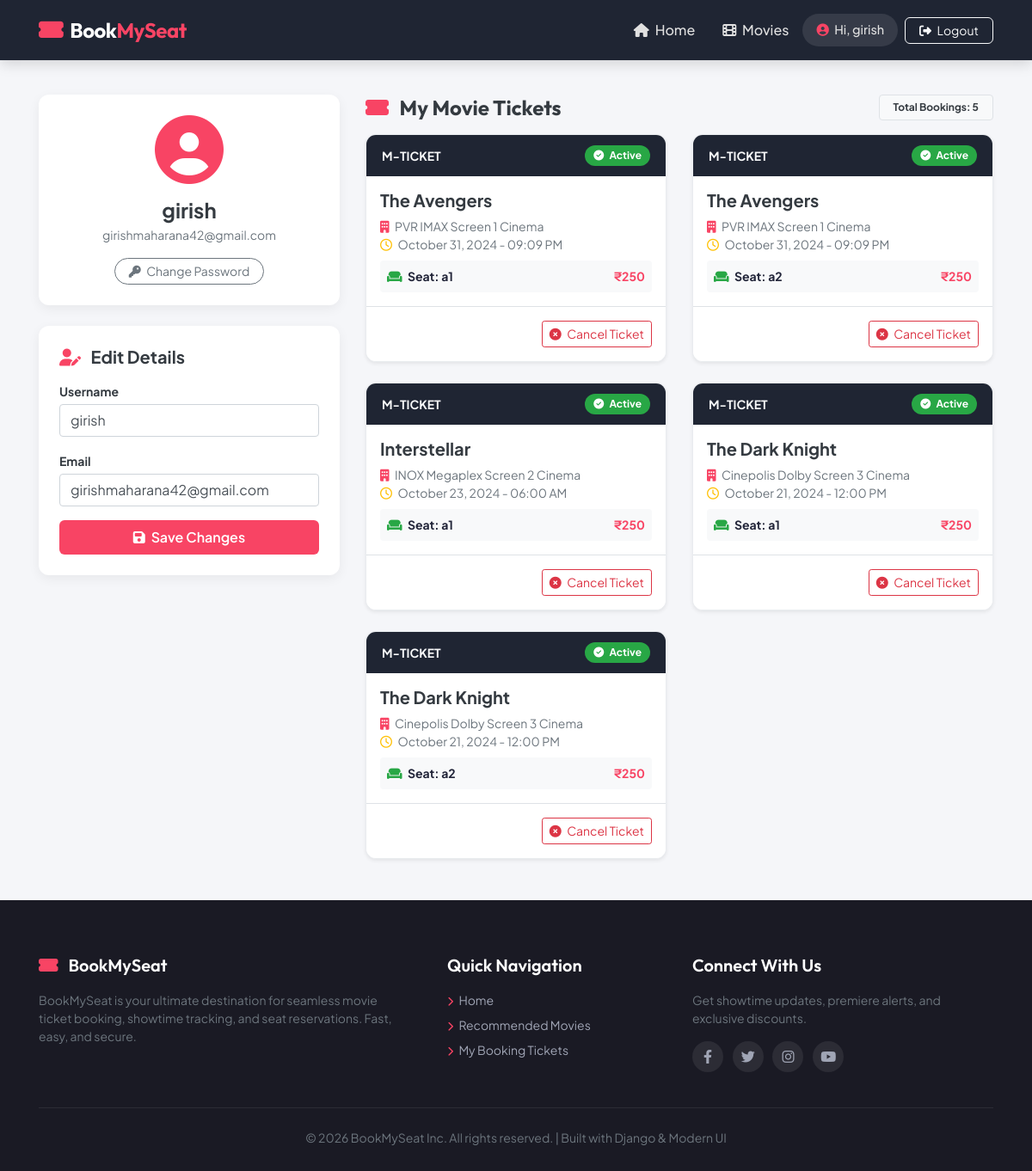
The page /users/profile/ (signed in) on the database its author committed.
### movies/models.py (models this page shows, shortened)
class Booking(models.Model):
    STATUS_CHOICES = (
        ('BOOKED', 'Booked'),
        ('CANCELLED', 'Cancelled'),
    )
    user = models.ForeignKey(User, on_delete=models.CASCADE)
    seat = models.ForeignKey(Seat, on_delete=models.CASCADE)  # Changed OneToOneField to ForeignKey so seat can be re-booked after cancellation if needed
    movie = models.ForeignKey(Movie, on_delete=models.CASCADE)
    theater = models.ForeignKey(Theater, on_delete=models.CASCADE)
    price = models.DecimalField(max_digits=7, decimal_places=2, default=250.00)
    status = models.CharField(max_length=20, choices=STATUS_CHOICES, default='BOOKED')
    booked_at = models.DateTimeField(auto_now_add=True)

class Movie(models.Model):
    name= models.CharField(max_length=255)
    image= models.ImageField(upload_to="movies/")
    rating = models.DecimalField(max_digits=3,decimal_places=1)
    cast= models.TextField()
    description= models.TextField(blank=True,null=True) # optional

class Theater(models.Model):
    name = models.CharField(max_length=255)
    movie = models.ForeignKey(Movie, on_delete=models.CASCADE, related_name='theaters')
    time = models.DateTimeField()
    price = models.DecimalField(max_digits=7, decimal_places=2, default=250.00)

class Seat(models.Model):
    theater = models.ForeignKey(Theater, on_delete=models.CASCADE, related_name='seats')
    seat_number = models.CharField(max_length=10)
    is_booked = models.BooleanField(default=False)

### users/views.py (the view)
# urls.py: path('profile/', profile, name='profile'),
@login_required
def profile(request):
    bookings= Booking.objects.filter(user=request.user)
    if request.method == 'POST':
        u_form = UserUpdateForm(request.POST, instance=request.user)
        if u_form.is_valid():
            u_form.save()
            return redirect('profile')
    else:
        u_form = UserUpdateForm(instance=request.user)
    return render(request, 'users/profile.html', {'u_form': u_form,'bookings':bookings})

### users/forms.py
class UserUpdateForm(forms.ModelForm):
    email = forms.EmailField()
    class Meta:
        model = User
        fields = ['username', 'email']

### templates/users/profile.html (shortened to what this page needs)
{% extends "users/basic.html" %}
{% block content %}
<div class="container py-4">
  <div class="row">
    <div class="col-lg-4 mb-4">
      <div class="profile-card p-4 text-center">
        <div class="mb-3">
          <i class="fas fa-user-circle fa-5x text-danger" style="color: #f84464 !important;"></i>
        </div>
        <h4 class="font-weight-bold text-dark mb-1">{{ user.username }}</h4>
        <p class="text-muted small mb-3">{{ user.email|default:"User Email" }}</p>
        <div class="d-flex justify-content-center">
          <a href="{% url 'reset-password' %}" class="btn btn-outline-secondary btn-sm rounded-pill px-3">
            <i class="fas fa-key me-1 mr-1"></i> Change Password
          </a>
        </div>
      </div>
      <div class="profile-card p-4 mt-4">
        <h5 class="font-weight-bold text-dark mb-3">
          <i class="fas fa-user-edit text-danger me-2 mr-2" style="color: #f84464 !important;"></i> Edit Details
        </h5>
        <form method="POST">
          {% for field in u_form %}
            <div class="form-group">
              <label for="{{ field.id_for_label }}" class="small font-weight-bold text-dark mb-1">{{ field.label }}</label>
              <input
                type="{% if field.name == 'email' %}email{% else %}text{% endif %}"
                name="{{ field.name }}"
                id="{{ field.id_for_label }}"
                value="{{ field.value|default:'' }}"
                class="form-control"
              >
            </div>
          {% endfor %}
          <button type="submit" class="btn btn-bms btn-block">
            <i class="fas fa-save me-1 mr-1"></i> Save Changes
          </button>
        </form>
      </div>
    </div>
    <div class="col-lg-8">
      <div class="d-flex justify-content-between align-items-center mb-3">
        <h4 class="font-weight-bold text-dark mb-0" style="font-family: 'Outfit', sans-serif;">
          <i class="fas fa-ticket-alt text-danger me-2 mr-2" style="color: #f84464 !important;"></i> My Movie Tickets
        </h4>
        <span class="badge badge-light border px-3 py-2 font-weight-bold text-dark">
          Total Bookings: {{ bookings|length }}
        </span>
      </div>
      {% if bookings %}
        <div class="row">
          {% for booking in bookings %}
            <div class="col-md-6 mb-4">
              <div class="ticket-card shadow-sm h-100 d-flex flex-column justify-content-between">
                <div>
                  <div class="ticket-stub-header d-flex justify-content-between align-items-center">
                    <span class="small text-uppercase font-weight-bold text-light">M-Ticket</span>
                    {% if booking.status == 'BOOKED' %}
                      <span class="status-badge-booked"><i class="fas fa-check-circle mr-1"></i> Active</span>
                    {% else %}
                      <span class="status-badge-cancelled"><i class="fas fa-ban mr-1"></i> Cancelled</span>
                    {% endif %}
                  </div>
                  <div class="p-3">
                    <h5 class="font-weight-bold text-dark mb-2">{{ booking.movie.name }}</h5>
                    <p class="small text-muted mb-2">
                      <i class="fas fa-building text-danger me-1 mr-1" style="color: #f84464 !important;"></i> {{ booking.theater.name }} Cinema<br>
                      <i class="far fa-clock text-warning me-1 mr-1"></i> {{ booking.theater.time|date:"F d, Y - h:i A" }}
                    </p>
                    <div class="d-flex justify-content-between align-items-center bg-light p-2 rounded">
                      <span class="small font-weight-bold"><i class="fas fa-couch text-success me-1 mr-1"></i> Seat: {{ booking.seat.seat_number }}</span>
                      <span class="small font-weight-bold text-danger" style="color: #f84464 !important;">₹{{ booking.price|floatformat:0 }}</span>
                    </div>
                  </div>
                </div>
                <div class="p-3 bg-white border-top text-right">
                  {% if booking.status == 'BOOKED' %}
                    <form method="POST" action="{% url 'cancel_booking' booking.id %}" onsubmit="return confirm('Are you sure you want to cancel seat {{ booking.seat.seat_number }}?');">
                      <button type="submit" class="btn btn-outline-danger btn-sm">
                        <i class="fas fa-times-circle me-1 mr-1"></i> Cancel Ticket
                      </button>
                    </form>
                  {% else %}
                    <span class="small text-muted font-italic">Ticket Cancelled</span>
                  {% endif %}
                </div>
              </div>
            </div>
          {% endfor %}
        </div>
      {% endif %}
    </div>
  </div>
</div>
{% endblock %}

### templates/users/basic.html (shortened to what this page needs)
<!DOCTYPE html>
<html lang="en">
  <head>
    <link rel="stylesheet" href="https://cdn.jsdelivr.net/npm/bootstrap@4.6.2/dist/css/bootstrap.min.css">
    <link rel="stylesheet" href="https://cdnjs.cloudflare.com/ajax/libs/font-awesome/6.4.0/css/all.min.css">
  </head>
  <body>
    <nav class="navbar navbar-expand-lg navbar-dark navbar-bms sticky-top">
      <div class="container">
        <a class="navbar-brand navbar-brand-text d-flex align-items-center" href="/">
          <i class="fas fa-ticket-alt text-danger me-2 mr-2" style="font-size: 1.6rem; color: var(--primary-color) !important;"></i>
          Book<span>MySeat</span>
        </a>
        <div class="collapse navbar-collapse" id="bmsNavbar">
          <ul class="navbar-nav ml-auto align-items-center">
            <li class="nav-item">
              <a class="nav-link nav-link-custom" href="/"><i class="fas fa-home me-1 mr-1"></i> Home</a>
            </li>
            <li class="nav-item">
              <a class="nav-link nav-link-custom" href="{% url 'movie_list' %}"><i class="fas fa-film me-1 mr-1"></i> Movies</a>
            </li>
            {% if user.is_authenticated %}
            <li class="nav-item me-2 mr-2">
              <a class="nav-link nav-link-custom user-badge d-inline-block" href="{% url 'profile' %}">
                <i class="fas fa-user-circle me-1 mr-1 text-danger" style="color: var(--primary-color) !important;"></i> Hi, {{ user.username }}
              </a>
            </li>
            <li class="nav-item">
              <form method="POST" action="{% url 'logout' %}" class="d-inline">
                <button type="submit" class="btn btn-outline-light btn-sm px-3" style="border-radius: 6px;">
                  <i class="fas fa-sign-out-alt me-1 mr-1"></i> Logout
                </button>
              </form>
            </li>
            {% endif %}
          </ul>
        </div>
      </div>
    </nav>
    <main class="flex-grow-1">
      {% block content %}{% endblock %}
    </main>
    <footer class="footer-bms">
      <div class="container">
        <div class="row py-4">
          <div class="col-md-5 mb-4 mb-md-0">
            <h5><i class="fas fa-ticket-alt text-danger me-2 mr-2" style="color: var(--primary-color) !important;"></i> BookMySeat</h5>
            <p class="small text-muted pr-md-4">
              BookMySeat is your ultimate destination for seamless movie ticket booking, showtime tracking, and seat reservations. Fast, easy, and secure.
            </p>
          </div>
          <div class="col-md-3 mb-4 mb-md-0">
            <h5>Quick Navigation</h5>
            <ul class="list-unstyled small">
              <li class="mb-2"><a href="/"><i class="fas fa-chevron-right me-1 mr-1 text-danger" style="font-size:0.7rem; color:var(--primary-color)!important;"></i> Home</a></li>
              <li class="mb-2"><a href="{% url 'movie_list' %}"><i class="fas fa-chevron-right me-1 mr-1 text-danger" style="font-size:0.7rem; color:var(--primary-color)!important;"></i> Recommended Movies</a></li>
              <li class="mb-2"><a href="{% url 'profile' %}"><i class="fas fa-chevron-right me-1 mr-1 text-danger" style="font-size:0.7rem; color:var(--primary-color)!important;"></i> My Booking Tickets</a></li>
            </ul>
          </div>
          <div class="col-md-4">
            <h5>Connect With Us</h5>
            <p class="small text-muted">Get showtime updates, premiere alerts, and exclusive discounts.</p>
            <div>
              <a href="#" class="social-circle"><i class="fab fa-facebook-f"></i></a>
              <a href="#" class="social-circle"><i class="fab fa-twitter"></i></a>
              <a href="#" class="social-circle"><i class="fab fa-instagram"></i></a>
              <a href="#" class="social-circle"><i class="fab fa-youtube"></i></a>
            </div>
          </div>
        </div>
        <hr style="border-color: rgba(255,255,255,0.08);" />
        <div class="text-center small py-2 text-muted">
          &copy; 2026 BookMySeat Inc. All rights reserved. | Built with Django & Modern UI
        </div>
      </div>
    </footer>
  </body>
</html>

### templates/users/basic.html (style rules this page uses)
:root { --primary-color: #f84464; --primary-hover: #d93b57; --dark-bg: #1a1a24; --card-bg: #ffffff; --text-dark: #222539; --text-muted: #666e85; }
body { font-family: 'Plus Jakarta Sans', sans-serif; background-color: #f5f6f9; color: var(--text-dark); display: flex; flex-direction: column; min-height: 100vh; }
.navbar-bms { background-color: #1f2533; padding: 12px 0; box-shadow: 0 4px 15px rgba(0,0,0,0.15); }
.navbar-brand-text { font-family: 'Outfit', sans-serif; font-weight: 700; font-size: 1.5rem; color: #ffffff !important; letter-spacing: -0.5px; }
.navbar-brand-text span { color: var(--primary-color); }
.nav-link-custom { color: #e0e0e0 !important; font-weight: 500; padding: 8px 16px !important; transition: color 0.2s ease; }
.btn-bms { background-color: var(--primary-color); color: #ffffff !important; font-weight: 600; border-radius: 6px; padding: 8px 20px; border: none; transition: all 0.2s ease; }
.user-badge { background: rgba(255,255,255,0.1); border-radius: 20px; padding: 6px 16px; color: #ffffff; font-weight: 500; font-size: 0.9rem; }
.footer-bms { background-color: #1a1a24; color: #a0a5b5; margin-top: auto; padding: 40px 0 20px; }
.footer-bms h5 { color: #ffffff; font-family: 'Outfit', sans-serif; font-weight: 600; margin-bottom: 18px; }
.footer-bms a { color: #a0a5b5; text-decoration: none; transition: color 0.2s; }
.social-circle { width: 36px; height: 36px; border-radius: 50%; background: rgba(255,255,255,0.08); display: inline-flex; align-items: center; justify-content: center; margin-right: 8px; transition: all 0.2s; }

### templates/users/profile.html (style rules this page uses)
.profile-card { border-radius: 12px; border: none; background: #ffffff; box-shadow: 0 4px 14px rgba(0,0,0,0.06); }
.ticket-card { border-radius: 12px; border: 1px solid #e9ecef; background: #ffffff; transition: all 0.2s ease; overflow: hidden; }
.ticket-stub-header { background: #1f2533; color: #ffffff; padding: 12px 18px; }
.status-badge-booked { background-color: #28a745; color: #ffffff; font-size: 0.75rem; font-weight: 700; padding: 3px 10px; border-radius: 12px; }

### rows shown on the page
Booking: status "BOOKED" (drawn), movie.name "The Avengers", theater.name "PVR IMAX Screen 1", theater.time "October 31, 2024 - 09:09 PM", seat.seat_number "a1", price "250"
Booking: status "BOOKED" (drawn), movie.name "The Avengers", theater.name "PVR IMAX Screen 1", theater.time "October 31, 2024 - 09:09 PM", seat.seat_number "a2", price "250"
Booking: status "BOOKED" (drawn), movie.name "Interstellar", theater.name "INOX Megaplex Screen 2", theater.time "October 23, 2024 - 06:00 AM", seat.seat_number "a1", price "250"
Booking: status "BOOKED" (drawn), movie.name "The Dark Knight", theater.name "Cinepolis Dolby Screen 3", theater.time "October 21, 2024 - 12:00 PM", seat.seat_number "a1", price "250"
Booking: status "BOOKED" (drawn), movie.name "The Dark Knight", theater.name "Cinepolis Dolby Screen 3", theater.time "October 21, 2024 - 12:00 PM", seat.seat_number "a2", price "250"

### other values the page prints
{{ user.username }} "girish"
{{ user.email|default:"User Email" }} "girishmaharana42@gmail.com"
{{ field.label }} "Username" "Email"
{{ bookings|length }} "5"
